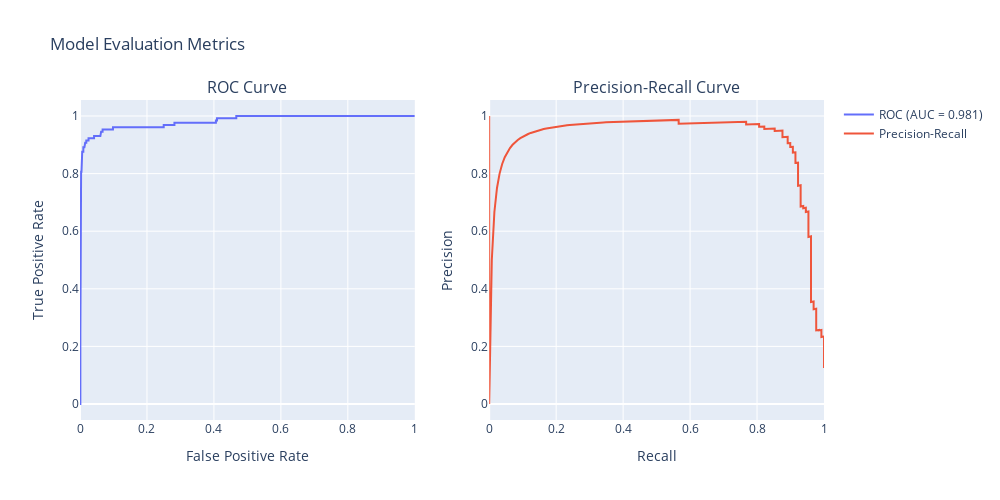

Notebook source saved alongside this figure:
### Code cell
fpr, tpr, _ = roc_curve(y_test, y_proba_final)
auc_score = roc_auc_score(y_test, y_proba_final)
precision, recall, _ = precision_recall_curve(y_test, y_proba_final)

fig = make_subplots(rows=1, cols=2, subplot_titles=("ROC Curve", "Precision-Recall Curve"))

fig.add_trace(
    go.Scatter(x=fpr, y=tpr, name=f"ROC (AUC = {auc_score:.3f})", mode="lines"),
    row=1,
    col=1,
)

fig.add_trace(
    go.Scatter(x=recall, y=precision, name="Precision-Recall", mode="lines"),
    row=1,
    col=2,
)

fig.update_xaxes(title_text="False Positive Rate", row=1, col=1)
fig.update_yaxes(title_text="True Positive Rate", row=1, col=1)

fig.update_xaxes(title_text="Recall", row=1, col=2)
fig.update_yaxes(title_text="Precision", row=1, col=2)

fig.update_layout(height=500, width=1000, title_text="Model Evaluation Metrics", showlegend=True)

fig.show()

### Figure 1 — Plotly figure (JSON) as saved in the notebook; plotly's stock layout.template omitted (floating-point values rounded to 4 significant figures; data arrays with more than 128 entries replaced by an {"elided": "..."} marker saying what was removed)
{"data": [{"mode": "lines", "name": "ROC (AUC = 0.981)", "type": "scatter", "x": [0.0, 0.001106, 0.001106, 0.001106, 0.001106, 0.002212, 0.002212, 0.002212, 0.002212, 0.003319, 0.003319, 0.004425, 0.004425, 0.005531, 0.005531, 0.006637, 0.006637, 0.009956, 0.009956, 0.01327, 0.01327, 0.01549, 0.01549, 0.01881, 0.01881, 0.02544, 0.02544, 0.04204, 0.04204, 0.06084, 0.06084, 0.06305, 0.06305, 0.06748, 0.06748, 0.09845, 0.09845, 0.25, 0.25, 0.2821, 0.2821, 0.406, 0.406, 0.4093, 0.4093, 0.4668, 0.4668, 1.0], "xaxis": "x", "y": [0.0, 0.0, 0.2403, 0.2558, 0.5659, 0.5659, 0.6822, 0.6977, 0.7674, 0.7674, 0.8062, 0.8062, 0.8217, 0.8217, 0.8527, 0.8527, 0.876, 0.876, 0.8915, 0.8915, 0.8992, 0.8992, 0.907, 0.907, 0.9147, 0.9147, 0.9225, 0.9225, 0.9302, 0.9302, 0.938, 0.938, 0.9457, 0.9457, 0.9535, 0.9535, 0.9612, 0.9612, 0.969, 0.969, 0.9767, 0.9767, 0.9845, 0.9845, 0.9922, 0.9922, 1.0, 1.0], "yaxis": "y"}, {"mode": "lines", "name": "Precision-Recall", "type": "scatter", "x": {"elided": "1032 float values"}, "xaxis": "x2", "y": {"elided": "1032 float values"}, "yaxis": "y2"}], "layout": {"annotations": [{"font": {"size": 16}, "showarrow": false, "text": "ROC Curve", "x": 0.225, "xanchor": "center", "xref": "paper", "y": 1, "yanchor": "bottom", "yref": "paper"}, {"font": {"size": 16}, "showarrow": false, "text": "Precision-Recall Curve", "x": 0.775, "xanchor": "center", "xref": "paper", "y": 1, "yanchor": "bottom", "yref": "paper"}], "height": 500, "showlegend": true, "title": {"text": "Model Evaluation Metrics"}, "width": 1000, "xaxis": {"anchor": "y", "domain": [0, 0.45], "title": {"text": "False Positive Rate"}}, "xaxis2": {"anchor": "y2", "domain": [0.55, 1], "title": {"text": "Recall"}}, "yaxis": {"anchor": "x", "domain": [0, 1], "title": {"text": "True Positive Rate"}}, "yaxis2": {"anchor": "x2", "domain": [0, 1], "title": {"text": "Precision"}}}}
